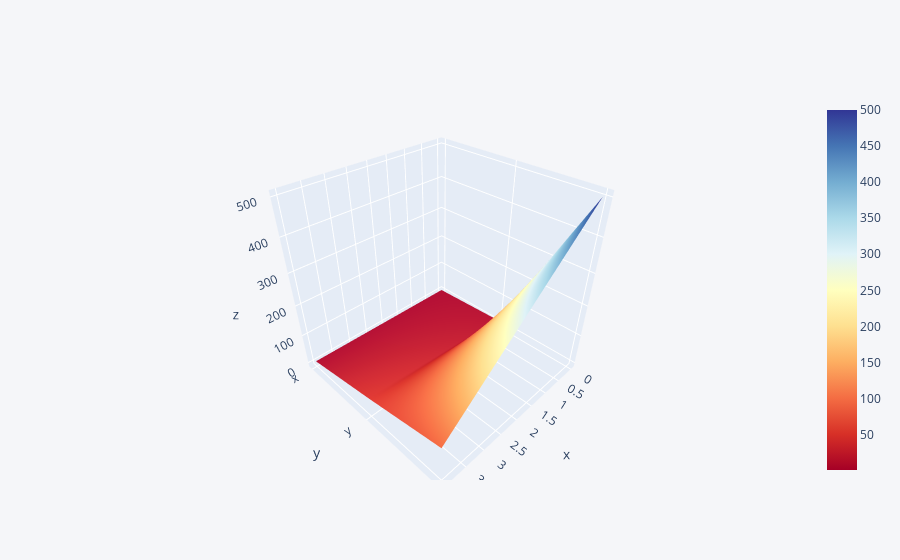

Here is the notebook cell this chart was saved with:
### Code cell
df3.iplot(kind="surface",colorscale="rdylbu")

### Figure 1 — Plotly figure (JSON) as saved in the notebook; plotly's stock layout.template omitted (floating-point values rounded to 4 significant figures)
{"data": [{"colorscale": [[0, "rgb(165,0,38)"], [0.1, "rgb(215,48,39)"], [0.2, "rgb(244,109,67)"], [0.3, "rgb(253,174,97)"], [0.4, "rgb(254,224,144)"], [0.5, "rgb(255,255,191)"], [0.6, "rgb(224,243,248)"], [0.7, "rgb(171,217,233)"], [0.8, "rgb(116,173,209)"], [0.9, "rgb(69,117,180)"], [1, "rgb(49,54,149)"]], "type": "surface", "x": [0, 1, 2, 3, 4], "y": ["x", "y", "z"], "z": [[1, 2, 3, 4, 5], [10, 20, 30, 40, 50], [500, 400, 300, 200, 100]]}], "layout": {"legend": {"bgcolor": "#F5F6F9", "font": {"color": "#4D5663"}}, "paper_bgcolor": "#F5F6F9", "plot_bgcolor": "#F5F6F9", "title": {"font": {"color": "#4D5663"}}, "xaxis": {"gridcolor": "#E1E5ED", "showgrid": true, "tickfont": {"color": "#4D5663"}, "title": {"font": {"color": "#4D5663"}, "text": ""}, "zerolinecolor": "#E1E5ED"}, "yaxis": {"gridcolor": "#E1E5ED", "showgrid": true, "tickfont": {"color": "#4D5663"}, "title": {"font": {"color": "#4D5663"}, "text": ""}, "zerolinecolor": "#E1E5ED"}}}
